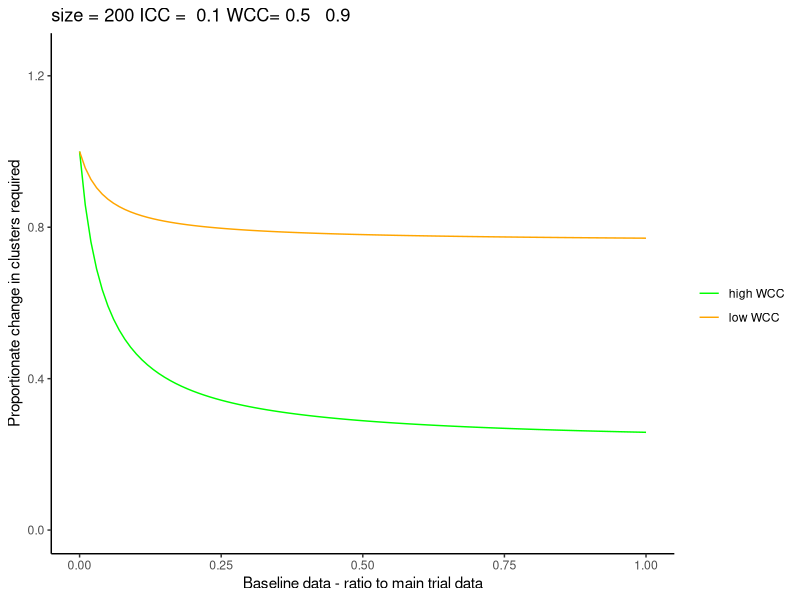

Reproduce this figure in R.
# R program converted from Shiny to output static report from the basreline data Shiny app
# K McGrath Jan 2019

library(ggplot2)
# input variables
 
# hard code input values here,  select=1 for prospective, 2 for retrospective plots
input <- data.frame(rho=0.1, WCC1=0.5,WCC2=0.9,n=200, n_retro=200,select=2,ytop=1.25)


# eq,eq9 for retrospective 
eq9<-function(x){ 1 - ((input$WCC1*input$WCC1*input$rho*input$rho*input$n_retro*input$n_retro*x)/((1+((input$n_retro-1)*input$rho))*(1+((((input$n_retro*x))-1)*input$rho)))) } 
eq <-function(x){ 1 - ((input$WCC2*input$WCC2*input$rho*input$rho*input$n_retro*input$n_retro*x)/((1+((input$n_retro-1)*input$rho))*(1+((((input$n_retro*x))-1)*input$rho)))) }
#try this for proportion it works!
eqprop9<-function(x){ (1-input$rho+(input$n*input$rho*(1-x)))*(1/(1-x))*(1-((input$WCC1*input$WCC1*input$rho*input$rho*input$n*input$n*x*(1-x))/((1+(((input$n*(1-x))-1)*input$rho))*(1+(((input$n*x)-1)*input$rho)))))/(1+((input$n-1)*input$rho)) }
eqprop<-function(x){ (1-input$rho+(input$n*input$rho*(1-x)))*(1/(1-x))*(1-((input$WCC2*input$WCC2*input$rho*input$rho*input$n*input$n*x*(1-x))/((1+(((input$n*(1-x))-1)*input$rho))*(1+(((input$n*x)-1)*input$rho)))))/(1+((input$n-1)*input$rho)) }


# access the values of the sliders
#output$value <-renderPrint({input$rho1}) 
#output$range <- renderPrint({ input$WCC })

#sizearg <- paste("size= ",input$n)
plot2 <- ({ if ( (input$select=="1") ) { 
  ggplot(data.frame(x=c(0,1)),aes(x=x))+ggtitle(paste("size=",input$n," ICC=",input$rho," WCC=",input$WCC1," ",input$WCC2))+
    theme(plot.title = element_text(face="plain",size=12),legend.position = "top",panel.background=element_blank(),axis.line = element_line(colour="black")) +xlab("Baseline data - proportion of total") + ylab("Proportionate change in clusters required") + #stat_function(fun=eq,geom="line",colour="red"  )+stat_function(fun=eq9,geom="line",colour="blue")+
    stat_function(fun=eqprop,geom="line",aes(colour="high WCC") )+stat_function(fun=eqprop9,geom="line",aes(colour="low WCC") )  +
    coord_cartesian(ylim=c(0.8,input$ytop)) + scale_colour_manual("", values = c("red", "blue"))  }                      
  else if ((input$select=="2") ) { 
    ggplot(data.frame(x=c(0,1)),aes(x=x))+ggtitle(paste("size =",input$n_retro,"ICC = ",input$rho,"WCC=",input$WCC1," ",input$WCC2))+
      theme(plot.title = element_text(face="plain"),panel.background=element_blank(),axis.line = element_line(colour="black"))+ xlab("Baseline data - ratio to main trial data") + ylab("Proportionate change in clusters required") + stat_function(fun=eq,geom="line",aes(colour="high WCC")  )+stat_function(fun=eq9,geom="line",aes(colour="low WCC"))+
      # stat_function(fun=eqprop,geom="line",colour="low WCC")+stat_function(fun=eqprop9,geom="line",colour="high WCC")  +
      coord_cartesian(ylim=c(0,input$ytop)) + scale_colour_manual("", values = c("green", "orange")) }
 }
) 

print(plot2)

#output the optimal point for prospective data , select = 1
outputtext_calc <- (  if (( input$select=="1")  )  {
  n <-input$n
  rho <-input$rho
  WCC1 <- input$WCC1
  WCC2 <- input$WCC2
 print( paste("Low WCC,Optimal (x,y) = (", round((n*rho*WCC1+rho-1)/(rho*n*(1+WCC1)),digits=4),",", round(eqprop(n*rho*WCC1+rho-1)/(rho*n*(1+WCC1)),digits=4),")  "))
 print( paste("High WCC,Optimal (x,y) = (", round((n*rho*WCC2+rho-1)/(rho*n*(1+WCC2)),digits=4),",", round(eqprop(n*rho*WCC2+rho-1)/(rho*n*(1+WCC2)),digits=4),")  "))} 
  ) 
outputtext_calc
